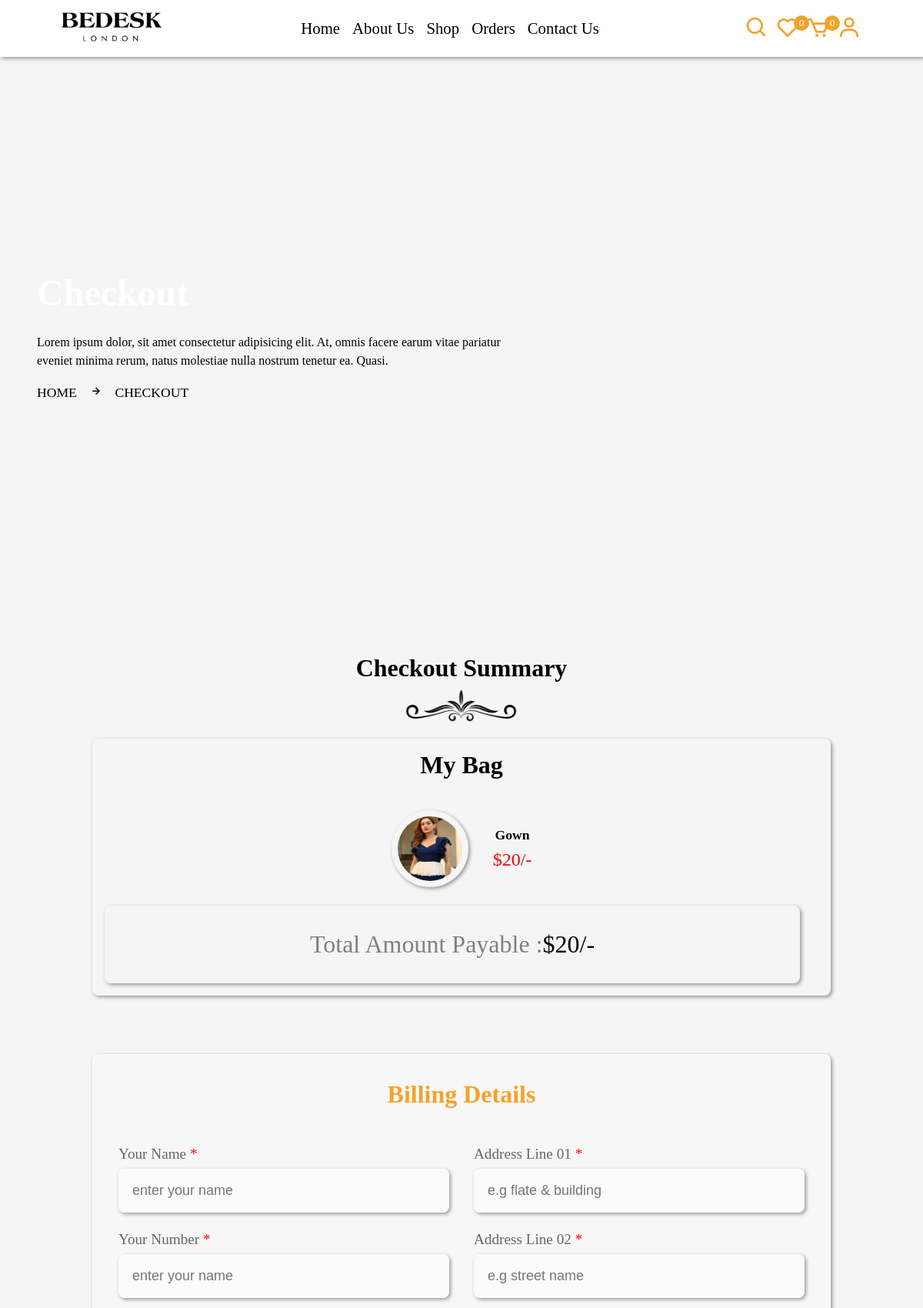
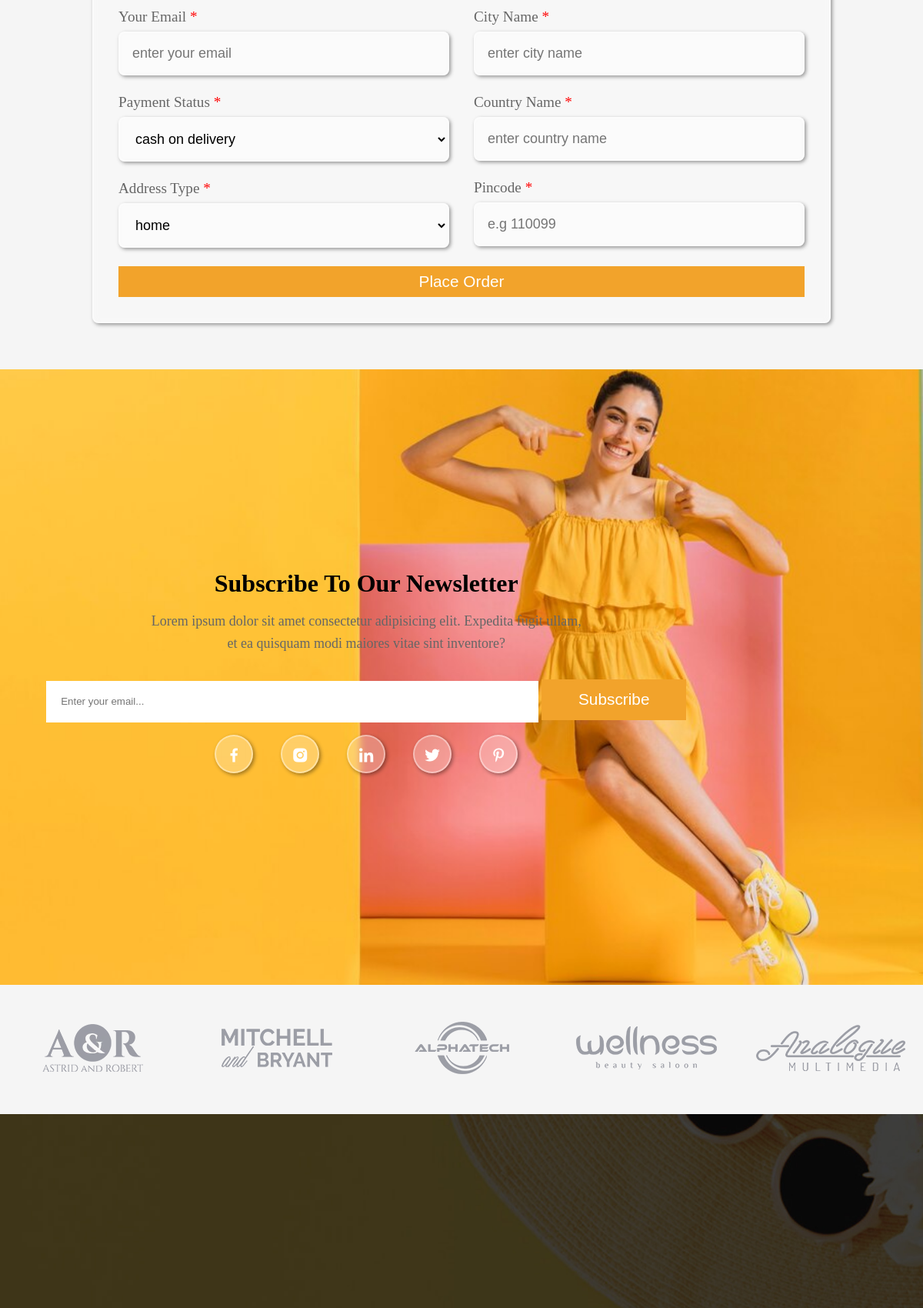
Page /checkout.php?get_id=Q8DA66WFXuUAnSVWtShM (upper part) on the committed database (2 pictures, top to bottom).
### tables this page shows
CREATE TABLE `products` (
  `id` varchar(20) NOT NULL,
  `seller_id` varchar(20) NOT NULL,
  `name` varchar(50) NOT NULL,
  `price` varchar(255) NOT NULL,
  `category` varchar(100) NOT NULL,
  `thumb_one` varchar(255) NOT NULL,
  `thumb_two` varchar(100) NOT NULL,
  `thumb_three` varchar(100) NOT NULL,
  `stock` int(100) NOT NULL,
  `product_detail` text NOT NULL,
  `status` varchar(100) NOT NULL
);

### checkout.php (the view, shortened to what this page needs)
<?php
	include 'components/connect.php';
?>
<!DOCTYPE html>
<html>
<head>
    <link rel="stylesheet" href="https://unpkg.com/boxicons@latest/css/boxicons.min.css">
    <link rel="stylesheet" href="https://cdn.jsdelivr.net/npm/bootstrap-icons@1.9.1/font/bootstrap-icons.css">
    <link rel="stylesheet" type="text/css" href="slick.css" />
   	<link rel="stylesheet" type="text/css" href="css/user_style.css?v=<?php echo time(); ?>">
</head>
<body>
	<?php include 'components/user_header.php'; ?>
    <div class="banner">
        <div class="detail">
            <h1>checkout</h1>
            <p>Lorem ipsum dolor, sit amet consectetur adipisicing elit. At, omnis facere earum vitae pariatur <br>eveniet minima rerum, natus molestiae nulla nostrum tenetur ea. Quasi.</p>
            <span><a href="dashboard.php">home</a><i class="bx bx-right-arrow-alt"></i>checkout</span>
        </div>
    </div>
    <div class="line2"></div>
    <div class="checkout">
        <div class="heading">
            <h1>checkout summary</h1>
            <img src="image/separator.png" alt="">
        </div>
        <div class="row">
            <div class="form-container">
                <form action="" method="post" class="register">
                    <h3>billing details</h3>
                    <div class="flex">
                        <div class="col">
                            <div class="input-field">
                                <p>your name <span>*</span></p>
                                <input type="text" name="name" placeholder="enter your name" maxlength="50" required class="box">
                            </div>
                            <div class="input-field">
                                <p>your number <span>*</span></p>
                                <input type="number" name="number" placeholder="enter your name" class="box" required>
                            </div>
                            <div class="input-field">
                                <p>your email <span>*</span></p>
                                <input type="email" name="email" placeholder="enter your email" maxlength="50" required class="box">
                            </div>
                            <div class="input-field">
                                <p>payment status <span>*</span></p>
                                <select name="method" class="box">
                                    <option value="cash on delivery">cash on delivery</option>
                                </select>
                            </div>
                            <div class="input-field">
                                <p>address type <span>*</span></p>
                                <select name="address_type" class="box">
                                    <option value="home">home</option>
                                </select>
                            </div>
                        </div>
                        <div class="col">
                            <div class="input-field">
                                <p>address line 01 <span>*</span></p>
                                <input type="text" name="flat" placeholder="e.g flate & building" maxlength="50" required class="box">
                            </div>
                            <div class="input-field">
                                <p>address line 02 <span>*</span></p>
                                <input type="text" name="street" placeholder="e.g street name" maxlength="50" required class="box">
                            </div>
                            <div class="input-field">
                                <p>city name <span>*</span></p>
                                <input type="text" name="city" placeholder="enter city name" maxlength="50" required class="box">
                            </div>
                            <div class="input-field">
                                <p>country name <span>*</span></p>
                                <input type="text" name="country" placeholder="enter country name" maxlength="50" required class="box">
                            </div>
                            <div class="input-field">
                                <p>pincode <span>*</span></p>
                                <input type="number" name="pin" placeholder="e.g 110099" maxlength="6" required class="box">
                            </div>
                        </div>
                    </div>
                    <button type="submit" name="place_order" class="btn">place order</button>
                </form>
            </div>
            <div class="summary">
                <h3>my bag</h3>
                <div class="box-container">
                    <?php
                        $grand_total = 0;
                        if (isset($_GET['get_id'])) {
                            $select_get = $conn->prepare("SELECT * FROM `products` WHERE id = ?");
                            $select_get->execute([$_GET['get_id']]);
                            while ($fetch_get = $select_get->fetch(PDO::FETCH_ASSOC)) {
                                $sub_total = $fetch_get['price'];
                                $grand_total += $sub_total;
                    ?>
                    <div class="flex">
                        <img src="image/products/<?= $fetch_get['thumb_one']; ?>" class="image">
                        <div>
                            <h3 class="name"><?= $fetch_get['name']; ?></h3>
                            <p class="price">$<?= $fetch_get['price']; ?>/-</p>
                        </div>
                    </div>
                    <?php
                            }
                        }
                    ?>
                </div>
                <div class="grand-total"><span>total amount payable : </span>$<?= $grand_total; ?>/-</div>
            </div>
        </div>
    </div>
	<?php include 'components/user_footer.php'; ?>
</body>
</html>

### css/user_style.css (style rules this page uses)
* { margin: 0; box-sizing: border-box; padding: 0; outline: none; text-decoration: none; list-style: none; }
:root { --main-color: #f2a32b; --pink-color: #fdc631; --white-alfa-40: rgba(255, 255, 255, 0.4); --white-alfa-25: rgba(255, 255, 255, 0.25); --backdrop-filter: blur(5px); --padding: 5vh 15px; --box-shadow: 2px 2px 5px rgba(0, 0, 0, 0.4); }
body { background-color: #f5f5f5; }
html { scroll-behavior: smooth; }
button, input { border: none; }
.btn { display: inline-block; padding: .5rem 3rem; margin-top: 1rem; background-color: var(--main-color); color: #fff; cursor: pointer; text-align: center; position: relative; z-index: 100; font-size: 1.3rem; text-transform: capitalize; }
.btn:before { position: absolute; content: ''; width: 100%; height: 0; background-color: #000; left: 0; top: 0; transition: .5s; z-index: -10; }
.line2 { background-image: url('../image/3.png'); width: 100%; height: 100px; margin-top: -2.8rem; }
.box-container { display: grid; grid-template-columns: repeat(auto-fit, minmax(30rem, 1fr)); align-items: center; justify-content: center; }
.heading { text-align: center; list-style: 1.7; }
.heading h1 { font-size: 2rem; text-transform: capitalize; }
.heading img { margin-top: 0.5rem; width: 150px !important; }
.banner { margin-top: 0; width: 100%; height: 90vh; display: flex; align-items: center; background-position: center; background-size: cover; animation: banner 4s infinite alternate; }
.banner .detail { padding-left: 4%; line-height: 1.5; }
.banner .detail p { font-size: 16px; margin-block: 1rem; }
.banner .detail span { text-transform: uppercase; font-size: 1.1rem; margin-top: 1rem; }
.banner .detail a { color: #000; }
.banner .detail span i { margin: 0 1rem; }
.banner .detail h1 { font-size: 3rem; color: #fff; text-transform: capitalize; }
.form-container { display: flex; justify-content: center; align-items: center; min-height: 100vh; position: relative; padding: 5% 0; }
.form-container form { background-color: var(--white-alfa-25); border: 2px solid var(--white-alfa-40); backdrop-filter: var(--backdrop-filter); box-shadow: var(--box-shadow); border-radius: .5rem; padding: 2rem; }
.form-container .register { width: 60rem; }
.form-container form h3 { text-align: center; font-size: 2rem; text-transform: capitalize; color: var(--main-color); margin-bottom: 1rem; font-weight: bold; }
.form-container form p { padding-top: 1rem; font-size: 1.2rem; color: #666; text-transform: capitalize; }
.form-container form p span { color: red; }
.form-container form .box { background-color: var(--white-alfa-25); border: 2px solid var(--white-alfa-40); backdrop-filter: var(--backdrop-filter); box-shadow: var(--box-shadow); width: 100%; border-radius: .5rem; margin: .5rem 0; padding: 1rem; font-size: 18px; }
.form-container form .flex { display: flex; gap: 2rem; }
.form-container form .flex .col { flex: 1 1 25rem; }
.form-container .btn { width: 100%; font-size: 1.3rem; }
.checkout .row { display: flex; flex-direction: column; flex-flow: column-reverse; }
.checkout .summary { width: 60rem; padding: 1rem; margin: 1rem auto; box-shadow: var(--box-shadow); border-radius: .5rem; }
.checkout h3 { font-size: 2rem; padding-bottom: 1rem; text-transform: capitalize; text-align: center; }
.checkout .summary .box-container { grid-template-columns: repeat(auto-fit, minmax(20rem, 1fr)); }
.checkout .summary .flex { display: flex; align-items: center; justify-content: center; padding: 1rem 0; margin: 0.5rem; }
.checkout .summary img { box-shadow: var(--box-shadow); border-radius: 50%; width: 100px; height: 100px; padding: 0.5rem; margin-right: 2rem; }
.checkout .summary .name { font-size: 1.1rem; padding-bottom: 0.5rem; text-transform: capitalize; }
.checkout .summary .price { font-size: 1.5rem; color: red; }
.summary .grand-total { box-shadow: var(--box-shadow); border-radius: .5rem; padding: 2rem; display: flex; align-items: center; justify-content: center; flex-wrap: wrap; font-size: 2rem; margin-right: 1.5rem; text-transform: capitalize; }
.summary .grand-total span { color: gray; }

### rows in the picture
products: thumb_one (picture), name "Gown", price "20"

### other values in the picture
$total_wishlist_item "0"
$total_cart_item "0"
$grand_total "20"
